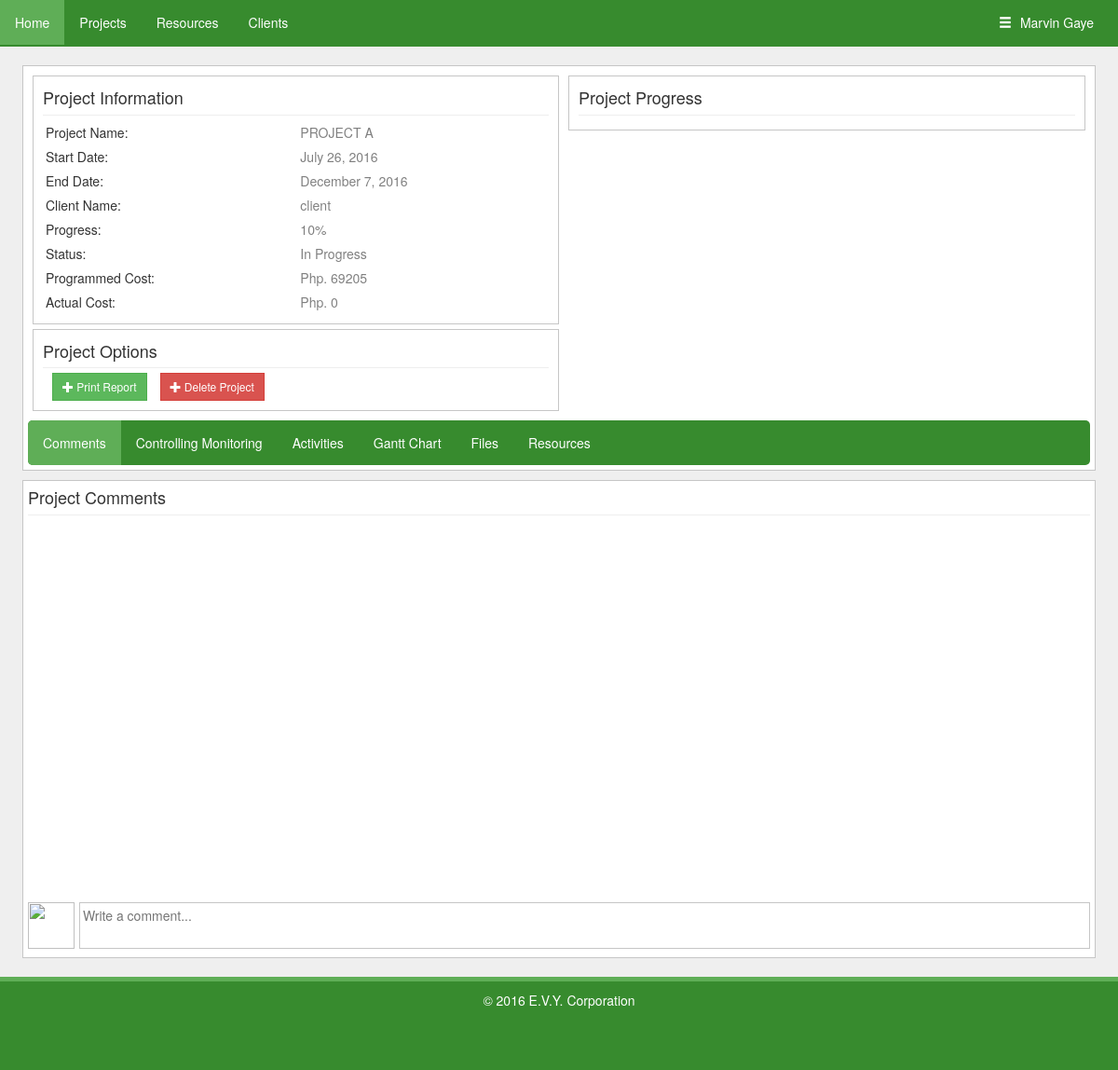
Page /viewproject.php?pid=1 (signed in) on the earlier database version.
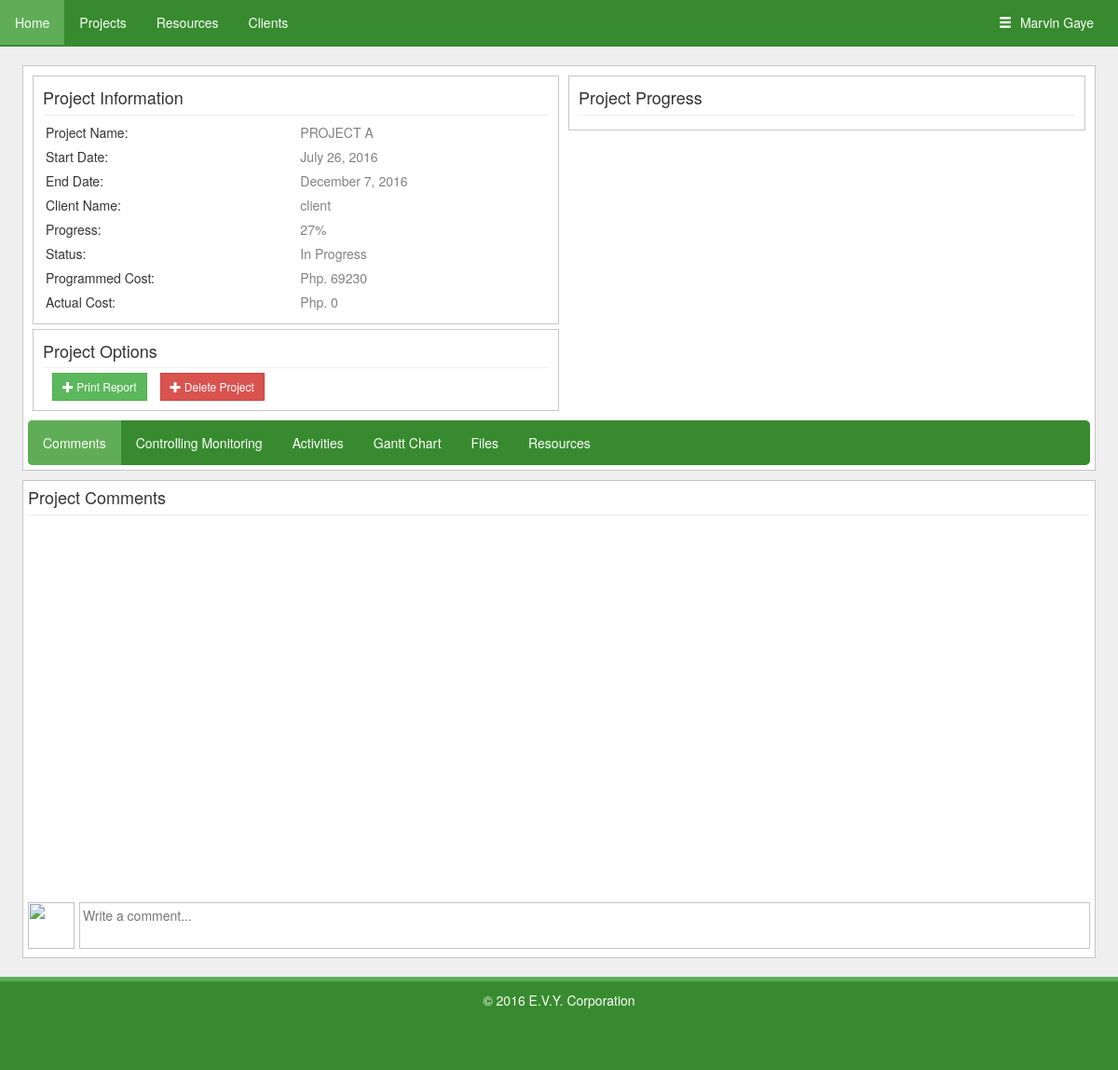
Same page on the later database version.
### tables this page shows
CREATE TABLE `projects` (
  `ProjectID` int(11) NOT NULL AUTO_INCREMENT,
  `UserID` longtext NOT NULL,
  `Name` longtext NOT NULL,
  `StartDate` datetime NOT NULL,
  `EndDate` datetime NOT NULL,
  `Status` longtext NOT NULL,
  `Progress` longtext NOT NULL,
  `Location` longtext NOT NULL,
  `ProjectType` varchar(45) NOT NULL,
  `LotSize` varchar(45) DEFAULT NULL,
  `OtherSize` varchar(100) DEFAULT NULL,
  PRIMARY KEY (`ProjectID`)
);

CREATE TABLE `users` (
  `UserID` int(11) NOT NULL AUTO_INCREMENT,
  `Name` longtext NOT NULL,
  `Username` longtext NOT NULL,
  `Password` longtext NOT NULL,
  `Type` longtext NOT NULL,
  PRIMARY KEY (`UserID`)
);

### viewproject.php (the view, shortened to what the changed rows need)
<?php
function FormalDateTime($datetime) {
	$rawdate = explode(" ", $datetime);
	$date = $rawdate[0];
	$time = $rawdate[1];
	$months = ["January", "February", "March", "April", "May", "June", "July", "August", "September", "October", "November", "December"];
	$thetime = explode(":", $time);
	$thedate = explode("-", $date);
	if (intval($thetime[0]) >= 12) {
		$hour = $thetime[0] - 12;
		$ampm = "PM";
	} else {
		$hour = $thetime[0];
		$ampm = "AM";
	}
	if ($hour == 0) {
		$hour = 12;
	}
	return [$months[(intval($thedate[1]) - 1)] . " " . intval($thedate[2]) . ", " . intval($thedate[0]), $hour . ":" . intval($thetime[1]) . " " . $ampm];
}
if (isset($_GET["pid"]) && !empty($_GET["pid"])) {
	$mysqli = new mysqli("localhost", "root", "", "evypms");
	$query = "SELECT projects.*, users.Name as ClientName, (SELECT SUM(task_resources.Used * resources.Price) as ActualCost FROM `task_resources` INNER JOIN resources ON task_resources.ResourceID=resources.ResourceID WHERE ProjectID=projects.ProjectID) as ActualCost, (SELECT SUM(task_resources.Quantity * resources.Price) as ProgrammedCost FROM `task_resources` INNER JOIN resources ON task_resources.ResourceID=resources.ResourceID WHERE ProjectID=projects.ProjectID) as ProgrammedCost FROM projects INNER JOIN users ON projects.UserID=users.UserID WHERE ProjectID='".$mysqli->real_escape_string($_GET["pid"])."'";
	$qq = $mysqli->query($query);
	if ($qq->num_rows > 0) {
		$project = $qq->fetch_assoc();
	} else {
		die();
	}
} else {
	die();
}
?>
<!DOCTYPE html>
<html>
<head>
<link href="bootstrap-3.3.6-dist/css/bootstrap.min.css" type="text/css" rel="stylesheet" />
<link href="js/jquery-ui-1.11.4.custom/jquery-ui.css" type="text/css" rel="stylesheet" />
<link href="js/prettify/prettify.min.css" rel="stylesheet" type="text/css">
<link href="css/gantt.css" type="text/css" rel="stylesheet" />
<link rel="stylesheet" href="js/fancybox/jquery.fancybox.css?v=2.1.5" type="text/css" media="screen" />
</head>
<body>
<div style="padding-left:2%;padding-right:2%;margin-top:20px;">
<div style="width:100%;background-color:#ffffff;border-style:solid;border-width:1px;border-color:#c6c6c6;">
<div class="row" style="margin:10px;">
<div class="col-md-6" style="margin:0px;padding:0px;">
<div style="border-style:solid;border-color:#c6c6c6;border-width:1px;padding:10px;">
<table style="width:100%;" class="table_form">
<tr>
<td>Project Name:</td><td id="prjnameindicator" style="color:gray;"><?php echo $project["Name"];?></td>
</tr>
<tr>
<td>Start Date:</td><td id="prjstartdateindicator" rawdate="<?php echo $project["StartDate"];?>" style="color:gray;"><?php echo FormalDateTime($project["StartDate"])[0];?></td>
</tr>
<tr>
<td>End Date:</td><td id="prjenddateindicator" rawdate="<?php echo $project["EndDate"];?>" style="color:gray;"><?php echo FormalDateTime($project["EndDate"])[0];?></td>
</tr>
<tr>
<td>Client Name:</td><td id="prjclientnameindicator" clientid="<?php echo $project["UserID"];?>" style="color:gray;"><?php echo $project["ClientName"];?></td>
</tr>
<tr>
<td>Progress:</td><td id="progressindicator" style="color:gray;"><?php echo round($project["Progress"]);?>%</td>
</tr>
<tr>
<td>Programmed Cost:</td><td id="programmedcostindicator" style="color:gray;">Php. <?php echo ($project["ProgrammedCost"] > 0 ? $project["ProgrammedCost"] : "0.00");?></td>
</tr>
</table>
</div>
</div>
</div>
</div>
</div>
</body>
</html>

Differences in the rows shown:
changed projects "PROJECT A": Progress "10" → "27"
Other differences:
$project["ProgrammedCost"]: "69205" → "69230"
